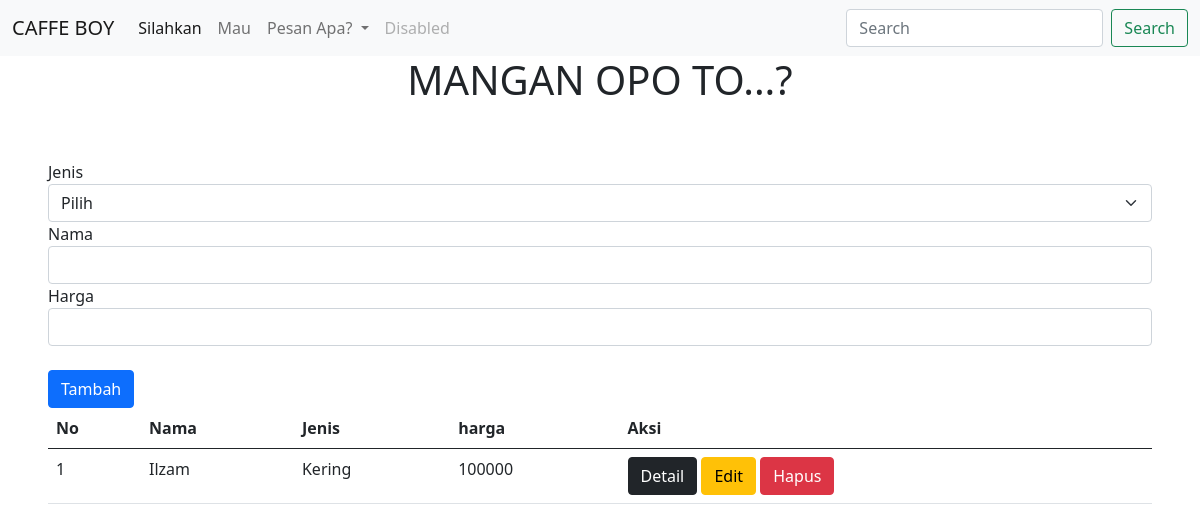
/, run on an earlier commit of the app's database.
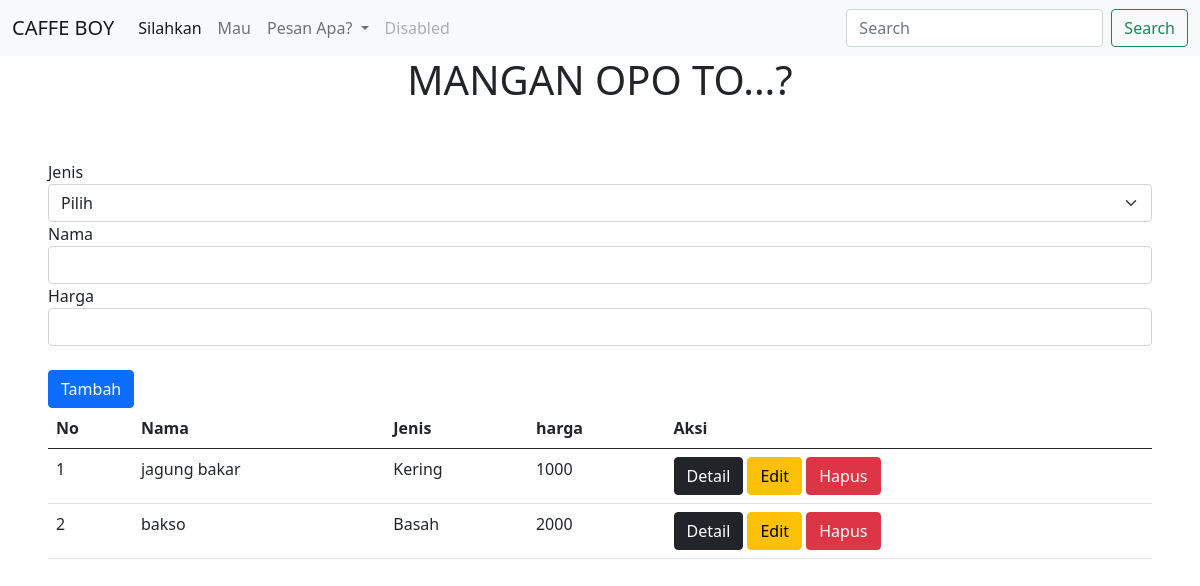
And on a later commit of the database.
### makanan/models.py (models this page shows)
class makanan(models.Model):
    jenis = models.CharField(max_length=255)
    nama = CharField(max_length=255)
    harga = models.IntegerField()

### makanan/views.py (the view)
# urls.py: path('', views.readMakanan, name='readMakanan'),
def readMakanan(req):
    if req.POST:
        input_jenis = req.POST["jenis"]
        input_nama = req.POST["nama"]
        input_harga = req.POST["harga"]
        models.makanan.objects.create(jenis = input_jenis, nama= input_nama, harga = input_harga)
    data = models.makanan.objects.all()
    return render(req, "makanan/index.html", {
        "data": data,
    })

### templates/makanan/index.html (shortened to what this page needs)
<!DOCTYPE html>
<html lang="en">
<head>
    <link href="https://cdn.jsdelivr.net/npm/bootstrap@5.0.2/dist/css/bootstrap.min.css" rel="stylesheet">
</head>
<body>
    <section>
        <nav class="navbar navbar-expand-lg navbar-light bg-light">
            <div class="container-fluid">
              <a class="navbar-brand" href="#">CAFFE BOY</a>
              <div class="collapse navbar-collapse" id="navbarSupportedContent">
                <ul class="navbar-nav me-auto mb-2 mb-lg-0">
                  <li class="nav-item">
                    <a class="nav-link active" aria-current="page" href="#">Silahkan</a>
                  </li>
                  <li class="nav-item">
                    <a class="nav-link" href="#">Mau</a>
                  </li>
                  <li class="nav-item dropdown">
                    <a class="nav-link dropdown-toggle" href="#" id="navbarDropdown" role="button" data-bs-toggle="dropdown" aria-expanded="false">
                      Pesan Apa?
                    </a>
                  </li>
                  <li class="nav-item">
                    <a class="nav-link disabled">Disabled</a>
                  </li>
                </ul>
                <form class="d-flex">
                  <input class="form-control me-2" type="search" placeholder="Search" aria-label="Search">
                  <button class="btn btn-outline-success" type="submit">Search</button>
                </form>
              </div>
            </div>
          </nav>
    </section>
    <div class="container text-center">
      <h1>MANGAN OPO TO...?</h1>
  </div>
   <div class="p-5">
        <form action="" method="POST">
            <label>Jenis</label>
            <select class="form-select" name="jenis">
                <option selected>Pilih</option>
            </select>
            <label>Nama</label>
            <input type="text" name="nama" class="form-control">
            <label>Harga</label>
            <input type="text" name="harga" class="form-control"><br>
            <button type="submit" class="btn btn-primary">Tambah</button>
        </form>
        <div>
            <table class="table">
                <thead>
                    <th>No</th>
                    <th>Nama</th>
                    <th>Jenis</th>
                    <th>harga</th>
                    <th>Aksi</th>
                </thead>
                <tbody>
                    {% for d in data%}
                    <tr>
                        <td>{{forloop.counter}}</td>
                        <td>{{d.nama}}</td>
                        <td>{{d.jenis}}</td>
                        <td>{{d.harga}}</td>
                        <td>
                            <a href="detail/{{d.id}}" class="btn btn-dark">Detail</a>
                            <a href="edit/{{d.id}}" class="btn btn-warning">Edit</a>
                            <a href="hapus/{{d.id}}" class="btn btn-danger">Hapus</a>
                        </td>
                    </tr>
                    {% endfor %}
                </tbody>
            </table>
        </div>
   </div>
</body>
</html>

What changed in the data, as far as the page shows it:
removed makanan: nama "Ilzam", jenis "Kering", harga "100000"
added makanan: nama "jagung bakar", jenis "Kering", harga "1000"
added makanan: nama "bakso", jenis "Basah", harga "2000"
